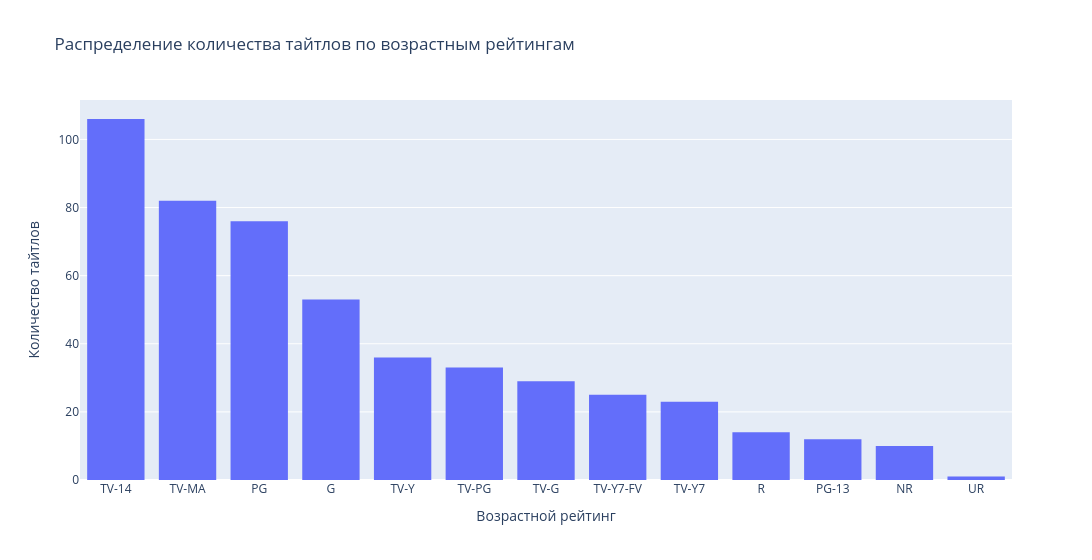

This figure's notebook cell:
### Markdown cell above
Конечно с таким кол рейтнговых групп нагляднее будет барчарт/гистограма, сначала построим распределение по изнаальным группам, а потом посмотрим распределение уже по тем признакам которые мы добавили

### Code cell
fig = go.Figure()

fig.add_trace(go.Histogram(x = data_clean['rating']))
fig.update_layout(
        title='Распределение количества тайтлов по возрастным рейтингам',
        xaxis_title='Возрастной рейтинг',
        yaxis_title='Количество тайтлов',
        xaxis=dict(categoryorder='total descending'),
        width = 1200)

fig.show()

### Figure 1 — Plotly figure (JSON) as saved in the notebook; plotly's stock layout.template omitted (floating-point values rounded to 4 significant figures; data arrays with more than 128 entries replaced by an {"elided": "..."} marker saying what was removed)
{"data": [{"type": "histogram", "x": {"elided": "500 str values"}}], "layout": {"title": {"text": "Распределение количества тайтлов по возрастным рейтингам"}, "width": 1200, "xaxis": {"categoryorder": "total descending", "title": {"text": "Возрастной рейтинг"}}, "yaxis": {"title": {"text": "Количество тайтлов"}}}}
